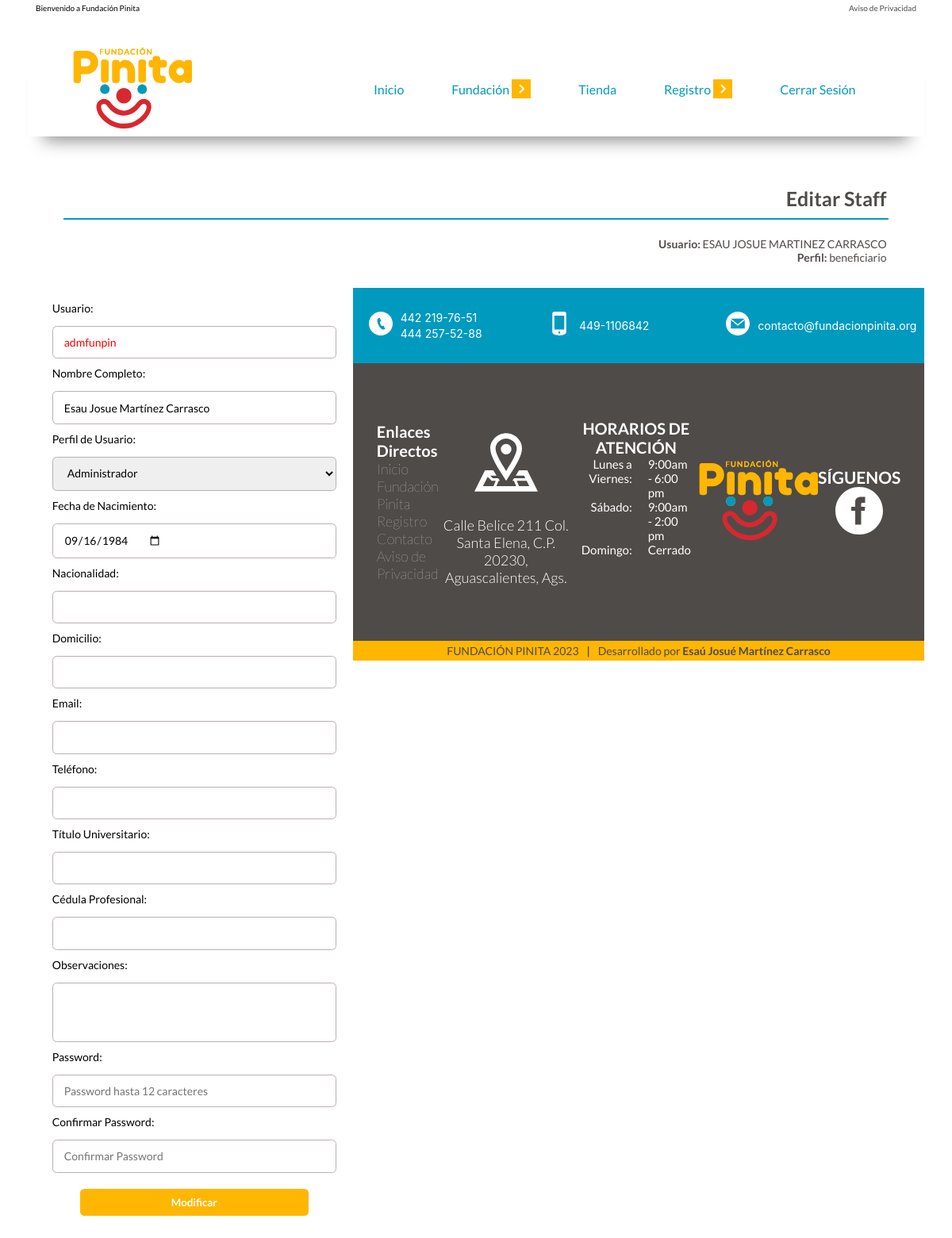
Screenshot of /editStaff.php?id=admfunpin (signed in) with the database file from the repository.
### tables this page shows
CREATE TABLE `staff` (
  `id_staff` varchar(12) NOT NULL,
  `password` varchar(12) NOT NULL,
  `nombre` varchar(80) NOT NULL,
  `perfil` varchar(20) NOT NULL,
  `direccion` varchar(120) NOT NULL,
  `email` varchar(40) NOT NULL,
  `telefono` varchar(10) NOT NULL,
  `fecha_nacimiento` date NOT NULL,
  `nacionalidad` varchar(40) NOT NULL,
  `observaciones` varchar(180) NOT NULL,
  `titulo_universitario` varchar(80) NOT NULL,
  `cedula` varchar(20) NOT NULL
);

### editStaff.php (the view, shortened to what this page needs)
<?php
if(!isset($_SESSION['usuario'])){
    header('Location: login.php');
}elseif(isset($_SESSION['usuario'])){
include 'components/head.php';
include 'model/conexion.php';
$id = $_GET['id'];
$sentencia = $bd->prepare("SELECT * FROM staff WHERE id_staff = '$id';");
$sentencia->execute([$id]);
$staff = $sentencia->fetchAll(PDO::FETCH_OBJ);
?>
 <div class="title__box">
    <h2 class="title__box__title">Editar Staff</h2>
    <div class="title__box__usr">
        <p class="title__box__usr-name"><strong>Usuario:</strong>  <?php  echo $_SESSION['nombreUsr'] ?></p>
        <p class="title__box__usr-perfil"><strong>Perfil:</strong> <?php  echo $_SESSION['perfilUsr'] ?></p>
    </div>
</div>
<section class="content">
    <?php
     foreach ($staff as $dato){
        ?>
<form action="updateStaff.php" class="content__form" method="POST">
        <div class="content__form__box">
            <label class="content__form__box-label" for="txtUser">Usuario: </label>
            <input style="color: red;" type="text" placeholder="Ingrese su usuario" name="staff_usuario" class="content__form__box-input" id="txtUser" readonly="true" value="<?php echo $dato->id_staff?>">
        </div>
        <div class="content__form__box">
            <label class="content__form__box-label" for="txtNombre">Nombre Completo: </label>
            <input type="text" placeholder="Ingrese su nombre completo" name="staff_nombre" class="content__form__box-input" id="txtNombre" value="<?php echo $dato->nombre?>" required>
        </div>
        <div class="content__form__box">
            <label class="content__form__box-label" for="selectTipoUser"">Perfil de Usuario: </label>
            <select name="staff_perfilUsuario" class="content__form__box-input" id="selectTipoUser">
                <option value="administrador">Administrador</option>
            </select>
        </div>
        <div class="content__form__box">
            <label class="content__form__box-label" for="txtfnacimiento">Fecha de Nacimiento: </label>
            <input type="date" name="staff_fnacimiento" class="content__form__box-input" id="txtfnacimiento" required value="<?php echo $dato->fecha_nacimiento?>">
        </div>
        <div class="content__form__box">
            <label class="content__form__box-label" for="txtNacionalidad">Nacionalidad: </label>
            <input type="text"  name="staff_nacionalidad" class="content__form__box-input" id="txtNacionalidad" required value="<?php echo $dato->nacionalidad?>">
        </div>
        <div class="content__form__box">
            <label class="content__form__box-label" for="txtDomicilio">Domicilio: </label>
            <input type="text" name="staff_domicilio" class="content__form__box-input" id="txtDomicilio" required value=" <?php echo $dato->direccion?>">
        </div>
        <div class="content__form__box">
            <label class="content__form__box-label" for="txtDomicilio">Email: </label>
            <input type="email"  name="staff_email" class="content__form__box-input" id="txtDomicilio" required value="<?php echo $dato->email?>">
        </div>
        <div class="content__form__box">
            <label class="content__form__box-label" for="txtTelefono">Teléfono: </label>
            <input type="tel"  name="staff_telefono" class="content__form__box-input" id="txtTelefono" required maxlength="10" value="<?php echo $dato->telefono?>">
        </div>
        <div class="content__form__box">
            <label class="content__form__box-label" for="txtObservaciones">Título Universitario: </label>
            <input type="text"  name="staff_TituloUniversitario" class="content__form__box-input" id="txtTituloUniversitario" required value="<?php echo $dato->titulo_universitario?>">
        </div>
        <div class="content__form__box">
            <label class="content__form__box-label" for="txtObservaciones">Cédula Profesional: </label>
            <input type="text"  name="staff_cedula" class="content__form__box-input" id="txtCedula" value="<?php echo $dato->cedula?>" required>
        </div>
        <div class="content__form__box">
            <label class="content__form__box-label" for="txtObservaciones">Observaciones: </label>
            <input type="text"  name="staff_Observaciones" class="content__form__box-input input-observaciones" id="txtObservaciones" required value="<?php echo $dato->observaciones?>">
        </div>
        <div class="content__form__box">
            <label class="content__form__box-label" for="txtPass1">Password: </label>
            <input type="password" placeholder="Password hasta 12 caracteres" name="password1" class="content__form__box-input" id="txtPass1" required maxlength="12">
        </div>
        <div class="content__form__box">
            <label class="content__form__box-label" for="txtPass2">Confirmar Password: </label>
            <input type="password" placeholder="Confirmar Password" name="password2" class="content__form__box-input" id="txtPass2" required maxlength="12">
        </div>
        <div class="content__form__box">
            <button type="submit" value="" class="content__form__box-cta">Modificar</button>
        </div>
        </form>
        <?php
     }
     include('footer.php');
}else{
    echo "Error en el sistema";
}
        ?>

### css/style.css (style rules this page uses)
* { -webkit-box-sizing: border-box; box-sizing: border-box; margin: 0; padding: 0; }
html { font-size: 62.5%; }
.title__box { max-width: 1110px; display: -webkit-box; display: -ms-flexbox; display: flex; -webkit-box-orient: vertical; -webkit-box-direction: normal; -ms-flex-direction: column; flex-direction: column; color: #4F4B49; }
.title__box__title { border-bottom: 2px solid #009abf; width: 300px; text-align: right; padding: 10px 2px; font-size: 2.5rem; margin: 0px auto; }
.title__box__usr { text-align: right; padding: 10px 2px; font-size: 1.4rem; margin: 2px auto; }
.content { max-width: 1110px; margin: 10px auto; display: -webkit-box; display: -ms-flexbox; display: flex; -webkit-box-pack: center; -ms-flex-pack: center; justify-content: center; -webkit-box-pack: justify; -ms-flex-pack: justify; justify-content: space-between; -webkit-box-align: center; -ms-flex-align: center; align-items: center; gap: 10px; font-size: 1.4rem; }
.content__form { width: 95%; border-radius: 1em; padding: 0.5em 1.5em; }
.content__form .input-observaciones { height: 75px; vertical-align: super; }
.content__form__box { width: 100%; display: -ms-grid; display: grid; gap: 1em; grid-auto-columns: 100%; margin: 10px; }
.content__form__box-label { font-size: 1.4rem; }
.content__form__box-input { font-family: inherit; font-size: 1.4rem; padding: 0.8em 1em; outline: none; border: none; border: 1px solid #bbb0b0; border-radius: 0.4em; display: -webkit-box; display: -ms-flexbox; display: flex; -webkit-box-align: start; -ms-flex-align: start; align-items: flex-start; }
.content__form__box ::placeholder { font-size: 1.4rem; }
.content__form__box-cta { font-family: inherit; background-color: #ffb600; color: #ffffff; border: none; font-weight: 300; padding: 0.7em 0; border-radius: 0.4em; cursor: pointer; font-weight: 600; margin: 10px 35px; }
.content__form__box select { font-size: 1.4rem; margin: 0; }
.content__form__box select option { font-size: 1.6rem; }

### css/tablet.css (style rules this page uses)
* { -webkit-box-sizing: border-box; box-sizing: border-box; margin: 0; padding: 0; }
html { font-size: 62.5%; }
.title__box { max-width: 1110px; display: -webkit-box; display: -ms-flexbox; display: flex; -webkit-box-orient: vertical; -webkit-box-direction: normal; -ms-flex-direction: column; flex-direction: column; -webkit-box-align: end; -ms-flex-align: end; align-items: flex-end; }
.title__box__title { color: #4F4B49; border-bottom: 2px solid #009abf; text-align: right; padding: 10px 2px; font-size: 2.5rem; margin: 10px auto; width: 95%; }
.title__box__usr { text-align: right; padding: 10px 2px; font-size: 1.4rem; margin: 2px auto; width: 95%; }
.content { display: -webkit-box; display: -ms-flexbox; display: flex; -webkit-box-orient: vertical; -webkit-box-direction: normal; -ms-flex-direction: column; flex-direction: column; margin-bottom: 45px; }
.content__form { margin: 0 auto; padding-bottom: 0; }

### css/desktop.css (style rules this page uses)
* { -webkit-box-sizing: border-box; box-sizing: border-box; margin: 0; padding: 0; }
html { font-size: 62.5%; }
.title__box { width: 1110px; margin: 0px auto; padding: 8px; }
.content { display: -webkit-box; display: -ms-flexbox; display: flex; -webkit-box-orient: horizontal; -webkit-box-direction: normal; -ms-flex-direction: row; flex-direction: row; -webkit-box-align: start; -ms-flex-align: start; align-items: flex-start; -webkit-box-pack: center; -ms-flex-pack: center; justify-content: center; }
.content__form { margin: 0 auto; padding-bottom: 0; -ms-flex-negative: 0; flex-shrink: 0; max-width: 400px; }

### css/menu.css (style rules this page uses)
* { -webkit-box-sizing: border-box; box-sizing: border-box; margin: 0; padding: 0; }
html { font-size: 62.5%; }

### css/table.css (style rules this page uses)
* { -webkit-box-sizing: border-box; box-sizing: border-box; margin: 0; padding: 0; }
html { font-size: 62.5%; }

### rows the page displays
staff: staff_usuario "admfunpin", staff_nombre "Esau Josue Martínez Carrasco", staff_fnacimiento "09/16/1984"

### other values shown
$_SESSION['nombreUsr'] "ESAU JOSUE MARTINEZ CARRASCO"
$_SESSION['perfilUsr'] "beneficiario"
